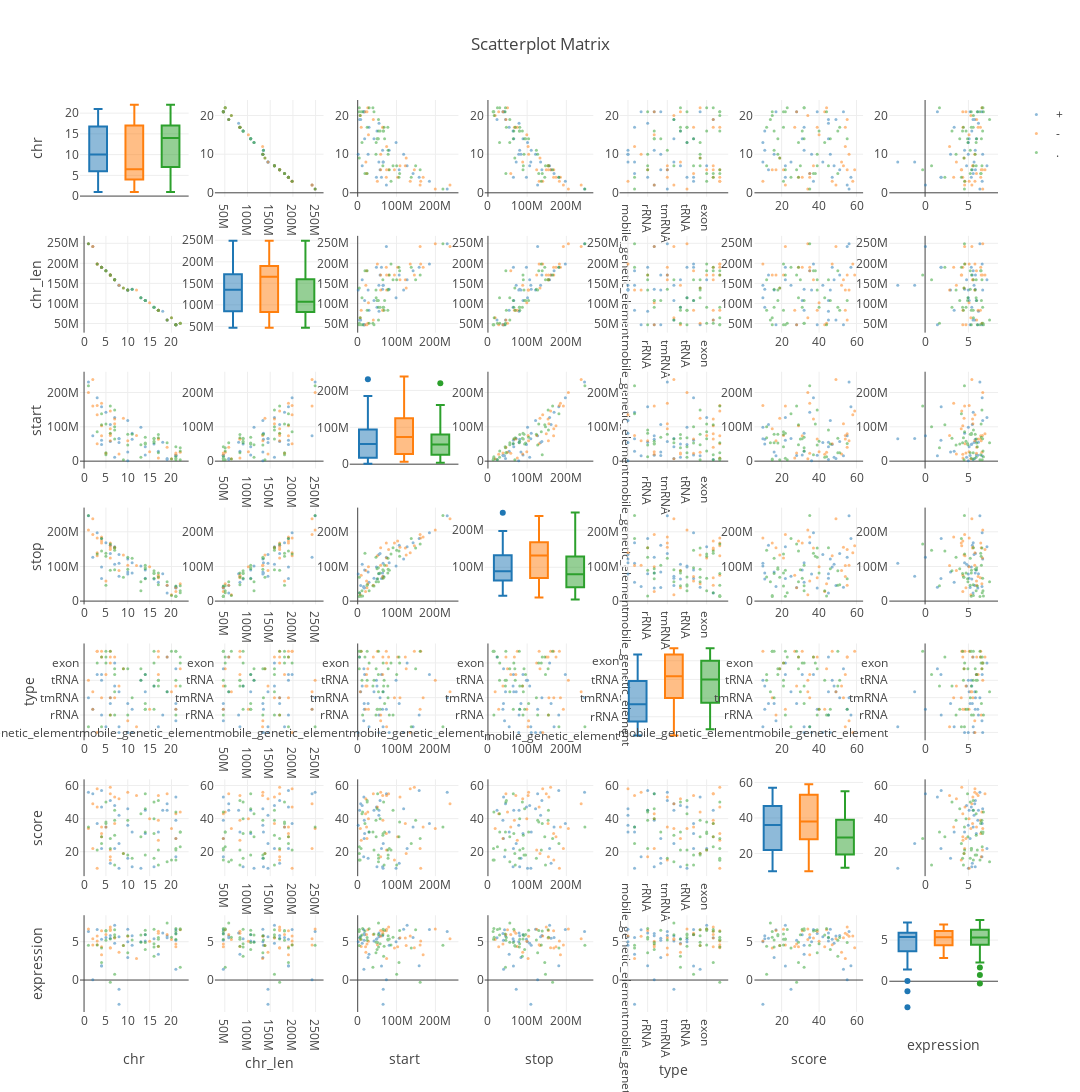

Notebook code cell kept with this figure:
### Markdown cell above
## Scatterplot Matrix

### Code cell
fig = ff.create_scatterplotmatrix(alt_facts.sample(100), diag='box', index='strand', 
                                  size=3, height=1920, width=1080, opacity=0.5)
py.iplot(fig)
